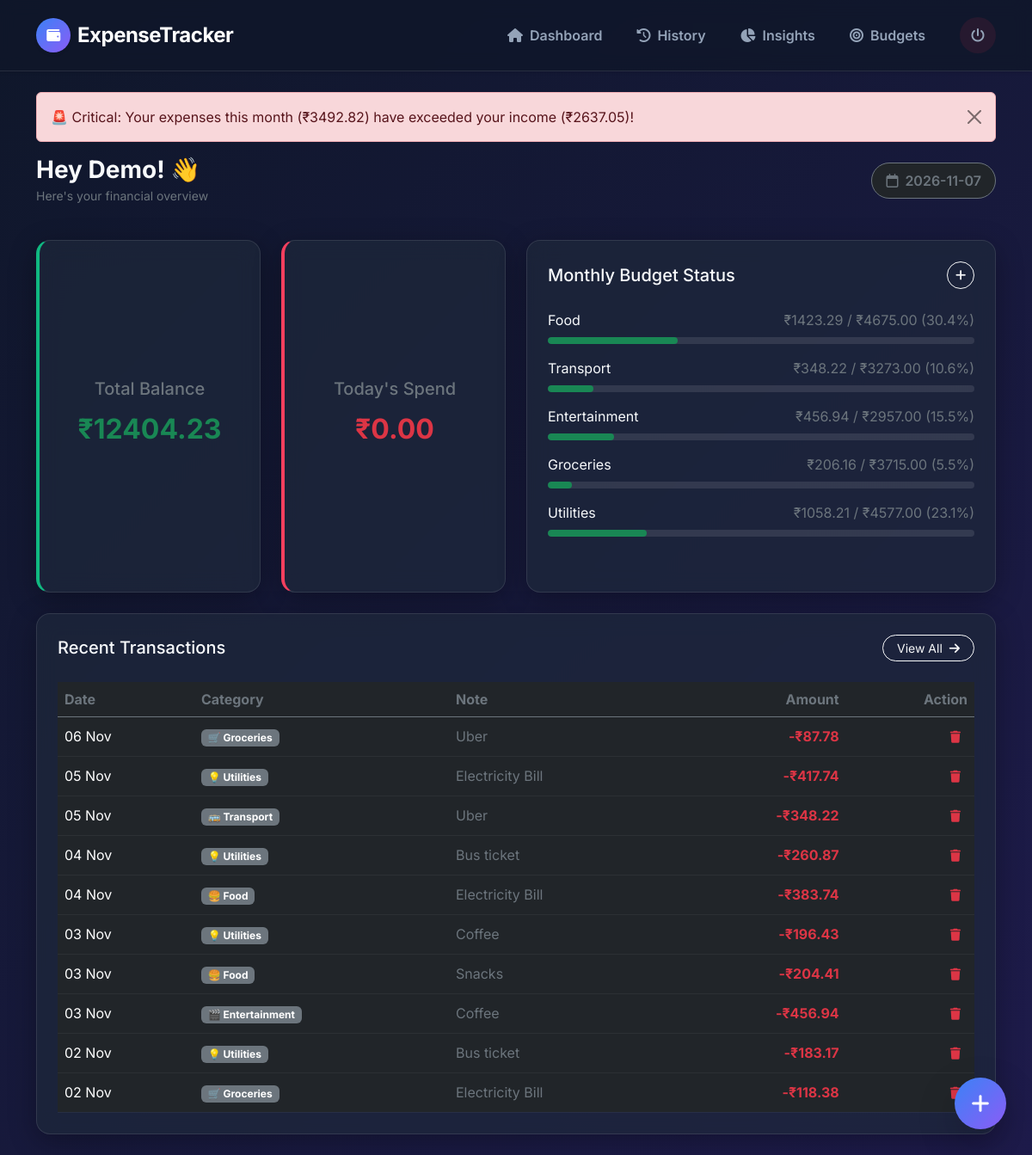
The app's page /dashboard (signed in) with its own data.
### models.py (models this page shows)
class User(UserMixin, db.Model):
    __tablename__ = 'users'
    id = db.Column(db.Integer, primary_key=True)
    name = db.Column(db.String(100), nullable=False)
    email = db.Column(db.String(120), unique=True, nullable=False)
    password_hash = db.Column(db.String(256), nullable=False)
    categories = db.relationship('Category', backref='user', lazy=True)
    budgets = db.relationship('Budget', backref='user', lazy=True)
    transactions = db.relationship('Transaction', backref='user', lazy=True)
    wallets = db.relationship('Wallet', backref='user', lazy=True)

class Category(db.Model):
    __tablename__ = 'categories'
    id = db.Column(db.Integer, primary_key=True)
    user_id = db.Column(db.Integer, db.ForeignKey('users.id'), nullable=False)
    name = db.Column(db.String(100), nullable=False)
    icon = db.Column(db.String(50), nullable=True)
    transactions = db.relationship('Transaction', backref='category', lazy=True)
    budgets = db.relationship('Budget', backref='category', lazy=True)

class Budget(db.Model):
    __tablename__ = 'budgets'
    id = db.Column(db.Integer, primary_key=True)
    user_id = db.Column(db.Integer, db.ForeignKey('users.id'), nullable=False)
    category_id = db.Column(db.Integer, db.ForeignKey('categories.id'), nullable=False)
    month = db.Column(db.String(7), nullable=False) # Format: YYYY-MM
    amount = db.Column(db.Float, nullable=False)

class Transaction(db.Model):
    __tablename__ = 'transactions'
    id = db.Column(db.Integer, primary_key=True)
    user_id = db.Column(db.Integer, db.ForeignKey('users.id'), nullable=False)
    category_id = db.Column(db.Integer, db.ForeignKey('categories.id'), nullable=True)
    wallet_id = db.Column(db.Integer, db.ForeignKey('wallets.id'), nullable=True)
    amount = db.Column(db.Float, nullable=False)
    type = db.Column(db.String(10), nullable=False) # 'expense' or 'income'
    txn_date = db.Column(db.Date, nullable=False, default=datetime.utcnow)
    note = db.Column(db.String(255), nullable=True)

### app.py (the view)
@app.route('/dashboard')
@login_required
def dashboard():
    today = date.today()
    current_month = today.strftime('%Y-%m')
    today_txns = Transaction.query.filter_by(user_id=current_user.id, txn_date=today, type='expense').all()
    today_total = sum(t.amount for t in today_txns)
    budgets = Budget.query.filter_by(user_id=current_user.id, month=current_month).all()
    budget_data = []
    for b in budgets:
        start_date = date(today.year, today.month, 1)
        next_month = today.month + 1 if today.month < 12 else 1
        next_year = today.year if today.month < 12 else today.year + 1
        end_date = date(next_year, next_month, 1)
        spend = db.session.query(func.sum(Transaction.amount)).filter(
            Transaction.user_id == current_user.id,
            Transaction.category_id == b.category_id,
            Transaction.type == 'expense',
            Transaction.txn_date >= start_date,
            Transaction.txn_date < end_date
        ).scalar() or 0.0
        percent = (spend / b.amount) * 100 if b.amount > 0 else 0
        budget_data.append({
            'category': b.category.name,
            'budget': b.amount,
            'spend': spend,
            'percent': min(percent, 100),
            'alert': 'danger' if percent >= 100 else 'warning' if percent >= 80 else 'success'
        })
        if percent >= 100:
            flash(f'Budget for {b.category.name} is fully consumed!', 'danger')
        elif percent >= 80:
            flash(f'Warning: {b.category.name} budget is at {percent:.1f}%', 'warning')
    transactions = Transaction.query.filter_by(user_id=current_user.id).order_by(Transaction.txn_date.desc(), Transaction.id.desc()).limit(10).all()
    categories = Category.query.filter_by(user_id=current_user.id).all()
    wallets = Wallet.query.filter_by(user_id=current_user.id).all()
    total_balance = sum(w.balance for w in wallets)
    start_date = date(today.year, today.month, 1)
    next_month = today.month + 1 if today.month < 12 else 1
    next_year = today.year if today.month < 12 else today.year + 1
    end_date = date(next_year, next_month, 1)
    month_txns = Transaction.query.filter(
        Transaction.user_id == current_user.id,
        Transaction.txn_date >= start_date,
        Transaction.txn_date < end_date
    ).all()
    monthly_income = sum(t.amount for t in month_txns if t.type == 'income')
    monthly_expense = sum(t.amount for t in month_txns if t.type == 'expense')
    if monthly_income > 0:
        if monthly_expense >= monthly_income:
            flash(f'🚨 Critical: Your expenses this month (₹{monthly_expense:.2f}) have exceeded your income (₹{monthly_income:.2f})!', 'danger')
        elif monthly_expense >= 0.8 * monthly_income:
            flash(f'⚠️ Warning: Your expenses this month (₹{monthly_expense:.2f}) have exceeded 80% of your income!', 'warning')
    return render_template('dashboard.html', total_balance=total_balance, today_total=today_total, budget_data=budget_data, transactions=transactions, categories=categories, wallets=wallets, today_date=today.strftime('%Y-%m-%d'))

### app.py (called while the page is built)
@login_manager.user_loader
def load_user(user_id):
    return User.query.get(int(user_id))

### templates/dashboard.html (shortened to what this page needs)
{% extends "base.html" %}
{% block content %}
<div class="row mb-4">
    <div class="col-12">
        <div class="d-flex justify-content-between align-items-center mb-3">
            <div>
                <h3 class="fw-bold mb-0">Hey {{ current_user.name.split(' ')[0] }}! 👋</h3>
                <span class="text-secondary small">Here's your financial overview</span>
            </div>
            <span class="text-secondary fw-semibold bg-dark border border-secondary px-3 py-2 rounded-pill"><i class="fa-regular fa-calendar me-2"></i>{{ today_date }}</span>
        </div>
    </div>
</div>
<div class="row">
    <div class="col-md-3 mb-4">
        <div class="glass-card text-center p-4 h-100 d-flex flex-column justify-content-center" style="border-left: 4px solid #10b981;">
            <h5 class="text-secondary mb-3">Total Balance</h5>
            <h2 class="fw-bold text-success">₹{{ "%.2f"|format(total_balance) }}</h2>
        </div>
    </div>
    <div class="col-md-3 mb-4">
        <div class="glass-card text-center p-4 h-100 d-flex flex-column justify-content-center" style="border-left: 4px solid #f43f5e;">
            <h5 class="text-secondary mb-3">Today's Spend</h5>
            <h2 class="fw-bold text-danger">₹{{ "%.2f"|format(today_total) }}</h2>
        </div>
    </div>
    <div class="col-md-6 mb-4">
        <div class="glass-card h-100">
            <div class="d-flex justify-content-between align-items-center mb-4">
                <h5 class="mb-0">Monthly Budget Status</h5>
                <a href="{{ url_for('settings') }}" class="btn btn-sm btn-outline-light rounded-circle d-flex justify-content-center align-items-center" style="width: 32px; height: 32px;" title="Add Budget">
                    <i class="fa-solid fa-plus"></i>
                </a>
            </div>
            {% if budget_data %}
                {% for b in budget_data %}
                <div class="mb-3">
                    <div class="d-flex justify-content-between text-sm mb-1">
                        <span>{{ b.category }}</span>
                        <span class="text-secondary">₹{{ "%.2f"|format(b.spend) }} / ₹{{ "%.2f"|format(b.budget) }} ({{ "%.1f"|format(b.percent) }}%)</span>
                    </div>
                    <div class="budget-bar-container">
                        <div class="budget-bar bg-{{ b.alert }}" style="width: {{ b.percent }}%"></div>
                    </div>
                </div>
                {% endfor %}
            {% else %}
                <p class="text-secondary">No budgets set for this month. <a href="{{ url_for('settings') }}" class="text-accent text-decoration-none">Set Budgets</a></p>
            {% endif %}
        </div>
    </div>
</div>
<div class="row">
    <div class="col-12">
        <div class="glass-card">
            <div class="d-flex justify-content-between align-items-center mb-4">
                <h5 class="mb-0">Recent Transactions</h5>
                <a href="{{ url_for('history') }}" class="btn btn-sm btn-outline-light rounded-pill px-3">View All <i class="fa-solid fa-arrow-right ms-1"></i></a>
            </div>
            <div class="table-responsive">
                <table class="table table-dark table-hover mb-0" style="background: transparent;">
                    <thead>
                        <tr>
                            <th class="border-bottom border-secondary text-secondary">Date</th>
                            <th class="border-bottom border-secondary text-secondary">Category</th>
                            <th class="border-bottom border-secondary text-secondary">Note</th>
                            <th class="border-bottom border-secondary text-secondary text-end">Amount</th>
                            <th class="border-bottom border-secondary text-secondary text-end">Action</th>
                        </tr>
                    </thead>
                    <tbody>
                        {% for t in transactions %}
                        <tr>
                            <td class="border-bottom border-secondary" style="border-color: rgba(255,255,255,0.05) !important; vertical-align: middle;">{{ t.txn_date.strftime('%d %b') }}</td>
                            <td class="border-bottom border-secondary" style="border-color: rgba(255,255,255,0.05) !important; vertical-align: middle;">
                                {% if t.category %}
                                <span class="badge bg-secondary">{{ t.category.icon }} {{ t.category.name }}</span>
                                {% else %}
                                <span class="badge bg-secondary">Income</span>
                                {% endif %}
                            </td>
                            <td class="border-bottom border-secondary text-secondary" style="border-color: rgba(255,255,255,0.05) !important; vertical-align: middle;">{{ t.note or '-' }}</td>
                            <td class="border-bottom border-secondary text-end fw-bold {% if t.type == 'income' %}text-success{% else %}text-danger{% endif %}" style="border-color: rgba(255,255,255,0.05) !important; vertical-align: middle;">
                                {% if t.type == 'income' %}+{% else %}-{% endif %}₹{{ "%.2f"|format(t.amount) }}
                            </td>
                            <td class="border-bottom border-secondary text-end" style="border-color: rgba(255,255,255,0.05) !important; vertical-align: middle;">
                                <form action="{{ url_for('delete_transaction', txn_id=t.id) }}" method="POST" class="d-inline" onsubmit="return confirm('Are you sure you want to delete this transaction?');">
                                    <button type="submit" class="btn btn-sm btn-outline-danger border-0"><i class="fa-solid fa-trash"></i></button>
                                </form>
                            </td>
                        </tr>
                        {% else %}
                        <tr>
                            <td colspan="5" class="text-center text-secondary py-4 border-0">No recent transactions found.</td>
                        </tr>
                        {% endfor %}
                    </tbody>
                </table>
            </div>
        </div>
    </div>
</div>
<button class="fab-btn shadow-lg" data-bs-toggle="modal" data-bs-target="#addTransactionModal">
    <i class="fa-solid fa-plus"></i>
</button>
{% endblock %}

### templates/base.html (shortened to what this page needs)
<!DOCTYPE html>
<html lang="en">
<head>
    <link href="https://cdn.jsdelivr.net/npm/bootstrap@5.3.0/dist/css/bootstrap.min.css" rel="stylesheet">
    <link rel="stylesheet" href="https://cdnjs.cloudflare.com/ajax/libs/font-awesome/6.4.0/css/all.min.css">
    <link rel="stylesheet" href="{{ url_for('static', filename='style.css') }}">
</head>
<body>
    <nav class="navbar navbar-expand-lg custom-navbar sticky-top mb-4 navbar-dark shadow-sm py-3">
        <div class="container">
            <a class="navbar-brand fw-bold text-white d-flex align-items-center gap-2"
                href="{{ url_for('dashboard') }}">
                <div class="bg-gradient-primary rounded-circle d-flex justify-content-center align-items-center shadow-sm"
                    style="width: 40px; height: 40px;">
                    <i class="fa-solid fa-wallet text-white fs-6"></i>
                </div>
                ExpenseTracker
            </a>
            <div class="collapse navbar-collapse" id="navbarNav">
                <ul class="navbar-nav ms-auto align-items-center gap-2 mt-3 mt-lg-0">
                    {% if current_user.is_authenticated %}
                    <li class="nav-item">
                        <a class="nav-link fw-semibold px-3 py-2 rounded-3 hover-bg"
                            href="{{ url_for('dashboard') }}"><i class="fa-solid fa-house me-2"></i>Dashboard</a>
                    </li>
                    <li class="nav-item">
                        <a class="nav-link fw-semibold px-3 py-2 rounded-3 hover-bg" href="{{ url_for('history') }}"><i
                                class="fa-solid fa-clock-rotate-left me-2"></i>History</a>
                    </li>
                    <li class="nav-item">
                        <a class="nav-link fw-semibold px-3 py-2 rounded-3 hover-bg" href="{{ url_for('insights') }}"><i
                                class="fa-solid fa-chart-pie me-2"></i>Insights</a>
                    </li>
                    <li class="nav-item">
                        <a class="nav-link fw-semibold px-3 py-2 rounded-3 hover-bg" href="{{ url_for('settings') }}"><i
                                class="fa-solid fa-bullseye me-2"></i>Budgets</a>
                    </li>
                    <li class="nav-item ms-lg-3 mt-3 mt-lg-0">
                        <a class="nav-link text-danger d-flex justify-content-center align-items-center bg-danger bg-opacity-10 rounded-circle"
                            href="{{ url_for('logout') }}" title="Logout"
                            style="width: 42px; height: 42px; transition: all 0.3s ease;">
                            <i class="fa-solid fa-power-off"></i>
                        </a>
                    </li>
                    {% endif %}
                </ul>
            </div>
        </div>
    </nav>
    <div class="container">
        {% with messages = get_flashed_messages(with_categories=true) %}
        {% if messages %}
        {% for category, message in messages %}
        <div class="alert alert-{{ category }} alert-dismissible fade show" role="alert">
            {{ message }}
            <button type="button" class="btn-close" data-bs-dismiss="alert" aria-label="Close"></button>
        </div>
        {% endfor %}
        {% endif %}
        {% endwith %}
    </div>
    <div class="container content-area">
        {% block content %}{% endblock %}
    </div>
</body>
</html>

### static/style.css (style rules this page uses)
:root { --bg-color: #0f172a; --card-bg: rgba(30, 41, 59, 0.7); --text-primary: #f8fafc; --text-secondary: #94a3b8; --accent: #3b82f6; --accent-hover: #2563eb; --danger: #ef4444; --warning: #f59e0b; --success: #10b981; }
body { font-family: 'Inter', sans-serif; background: linear-gradient(135deg, #0f172a 0%, #1e1b4b 100%); color: var(--text-primary); min-height: 100vh; }
.custom-navbar { background: rgba(15, 23, 42, 0.8) !important; backdrop-filter: blur(10px); border-bottom: 1px solid rgba(255, 255, 255, 0.1); }
.navbar-brand { font-size: 1.5rem; letter-spacing: -0.5px; }
.nav-link { color: var(--text-secondary) !important; font-weight: 500; transition: all 0.3s ease; }
.bg-gradient-primary { background: linear-gradient(135deg, #3b82f6, #8b5cf6); }
.glass-card { background: var(--card-bg); backdrop-filter: blur(12px); border: 1px solid rgba(255, 255, 255, 0.1); border-radius: 16px; padding: 1.5rem; box-shadow: 0 8px 32px 0 rgba(0, 0, 0, 0.3); margin-bottom: 1.5rem; transition: transform 0.3s ease; }
.fab-btn { position: fixed; bottom: 30px; right: 30px; width: 60px; height: 60px; border-radius: 50%; background: linear-gradient(135deg, #3b82f6, #8b5cf6); color: white; border: none; font-size: 24px; display: flex; align-items: center; justify-content: center; cursor: pointer; z-index: 1000; transition: transform 0.3s ease, box-shadow 0.3s ease; }
.budget-bar-container { background: rgba(255, 255, 255, 0.1); height: 8px; border-radius: 4px; overflow: hidden; margin-top: 8px; }
.budget-bar { height: 100%; border-radius: 4px; transition: width 0.5s ease-in-out; }

### records on screen
User: name "Demo"
Category: category "Food"
Budget: budget "4675.00"
Category: category "Transport"
Budget: budget "3273.00"
Category: category "Entertainment"
Budget: budget "2957.00"
Category: category "Groceries"
Budget: budget "3715.00"
Category: category "Utilities"
Budget: budget "4577.00"
Transaction: txn_date "06 Nov", category.icon "🛒", category.name "Groceries", note "Uber", amount "87.78"
Transaction: txn_date "05 Nov", category.icon "💡", category.name "Utilities", note "Electricity Bill", amount "417.74"
Transaction: txn_date "05 Nov", category.icon "🚌", category.name "Transport", note "Uber", amount "348.22"
Transaction: txn_date "04 Nov", category.icon "💡", category.name "Utilities", note "Bus ticket", amount "260.87"
Transaction: txn_date "04 Nov", category.icon "🍔", category.name "Food", note "Electricity Bill", amount "383.74"
Transaction: txn_date "03 Nov", category.icon "💡", category.name "Utilities", note "Coffee", amount "196.43"
Transaction: txn_date "03 Nov", category.icon "🍔", category.name "Food", note "Snacks", amount "204.41"
Transaction: txn_date "03 Nov", category.icon "🎬", category.name "Entertainment", note "Coffee", amount "456.94"
Transaction: txn_date "02 Nov", category.icon "💡", category.name "Utilities", note "Bus ticket", amount "183.17"
Transaction: txn_date "02 Nov", category.icon "🛒", category.name "Groceries", note "Electricity Bill", amount "118.38"

### other values on screen
{{ message }} "🚨 Critical: Your expenses this month (₹3492.82) have exceeded your income (₹2637.05)!"
{{ "%.2f"|format(total_balance) }} "12404.23"
{{ "%.2f"|format(today_total) }} "0.00"
{{ "%.2f"|format(b.spend) }} "1423.29" "348.22" "456.94" "206.16" "1058.21"
{{ "%.1f"|format(b.percent) }} "30.4" "10.6" "15.5" "5.5" "23.1"
